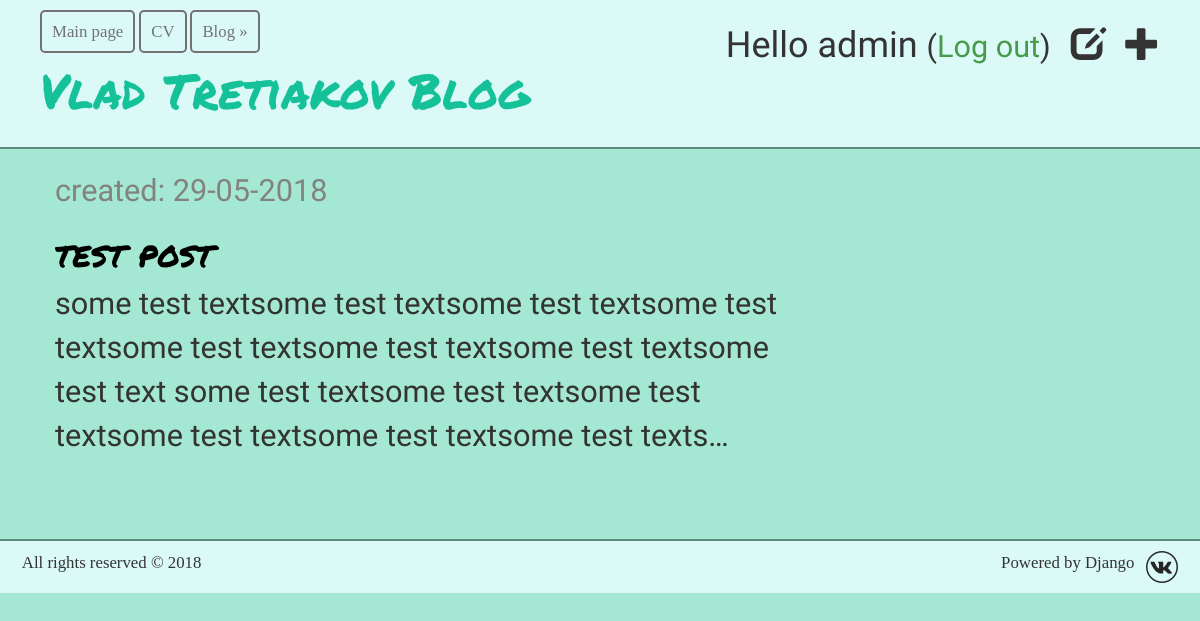
The page /blog/drafts/ (signed in) on the database its author committed.
### blog/models.py (models this page shows, shortened)
class Post(models.Model):
    author = models.ForeignKey('auth.User', on_delete=models.CASCADE)
    title = models.CharField(max_length=200)
    text = models.TextField()
    created_date = models.DateTimeField(
            default=timezone.now)
    published_date = models.DateTimeField(
            blank=True, null=True)

### blog/views.py (the view)
@login_required
def post_draft_list(request):
    posts = Post.objects.filter(published_date__isnull=True).order_by('created_date')
    return render(request, 'blog/post_draft_list.html', {'posts': posts})

### blog/templates/blog/post_draft_list.html
{% extends 'blog/base.html' %}
{% block content %}
    {% for post in posts %}
        <div class="post">
            <p class="date">created: {{ post.created_date|date:'d-m-Y' }}</p>
            <h1><a href="{% url 'post_detail' pk=post.pk %}">{{ post.title }}</a></h1>
            <p>{{ post.text|truncatechars:200 }}</p>
        </div>
    {% endfor %}
{% endblock %}

### blog/templates/blog/base.html (shortened to what this page needs)
<!DOCTYPE html>
{% load staticfiles %}
<html>
    <head>
        <link rel="stylesheet" href="//maxcdn.bootstrapcdn.com/bootstrap/3.2.0/css/bootstrap.min.css">
        <link rel="stylesheet" href="//maxcdn.bootstrapcdn.com/bootstrap/3.2.0/css/bootstrap-theme.min.css">
        <link rel="stylesheet" href="{% static 'css/blog.css' %}">
        {% load staticfiles %}
    </head>
    <body>
        <div class="page-header">
            <a href="/" class="main_btn">Main page</a>
		    <a href="/cv" class="main_btn">CV</a>
		    <a href="/blog" class="main_btn">Blog &raquo;</a>
            {% if user.is_authenticated %}
                <a href="{% url 'post_new' %}" class="top-menu"><span class="glyphicon glyphicon-plus" style="color: #333"></span></a>
                <a href="{% url 'post_draft_list' %}" class="top-menu"><span class="glyphicon glyphicon-edit" style="color: #333"></span></a>
                <p class="top-menu">Hello {{ user.username }} <small>(<a href="{% url 'logout' %}">Log out</a>)</small></p>
            {% else %}
                <a href="{% url 'login' %}" class="top-menu"><span class="glyphicon glyphicon-lock" style="color: #333"></span></a>
            {% endif %}
            <h1><a href="/blog">Vlad Tretiakov Blog</a></h1>
        </div>
        <div class="content container">
            <div class="row">
                <div class="col-md-8">
                    {% block content %}
                    {% endblock %}
                </div>
            </div>
        </div>
        <div class="page-footer">
            <span class="left">All rights reserved &copy; 2018</span>
            <span class="right">
                <a href="https://vk.com/sub_vlad_zero"><img src="{% static 'img/vk.png' %}" alt="VK page" title="VK page" /></a>
            </span>
		    <span class="right">Powered by Django</span>
        </div>
    </body>
</html>

### blog/static/css/blog.css (style rules this page uses)
html { background: #a4e8d4; }
body { background: #a4e8d4; }
body a { color: #479b4b; text-decoration: none; transition: all.6s ease; -moz-transition: all.6s ease; -webkit-transition: all.6s ease; -ms-transition: all.6s ease; }
.page-header { background-color: #DBF9F7; margin-top: 0; padding: 20px 20px 20px 40px; border-bottom: 2px solid #5D8979; }
.page-header h1, .page-header h1 a, .page-header h1 a:visited, .page-header h1 a:active { color: #15C198; font-size: 36pt; text-decoration: none; }
.page-header p { color: #333; font-size: 27pt; }
.page-footer { margin-top: 1%; background-color: #DBF9F7; width: 100%; min-height: 30px; border-top: 2px solid #5D8979; padding: 10px; font-size: 1.2em; color: #333; font-family: Comic Sans MS; float: right; }
.right { float: right; margin-right: 1%; }
.left { float: left; margin-left: 1%; }
.content { margin-left: 40px; }
.main_btn { border-radius: 5px; border: 2px solid #737373; box-sizing: border-box; padding: 10px; color: #737373; font-size: 1.2em; font-family: Comic Sans MS; }
h1, h2, h3, h4 { font-family: 'Permanent Marker', cursive; }
p { font-family: 'Cute Font'; font-size: 23pt; }
.date { float: top; color: #828282; }
.top-menu, .top-menu:hover, .top-menu:visited { color: #ffffff; float: right; font-size: 26pt; margin-right: 20px; }
.post { margin-bottom: 70px; }
.post h1 a, .post h1 a:visited { color: #000000; }

### rows shown on the page
Post: created_date "29-05-2018", title "test post", text "some test textsome test textsome test textsome test textsome test textsome test textsome test textsome test text some test textsome test textsome test textsome test textsome test textsome test texts…"

### other values the page prints
{{ user.username }} "admin"
